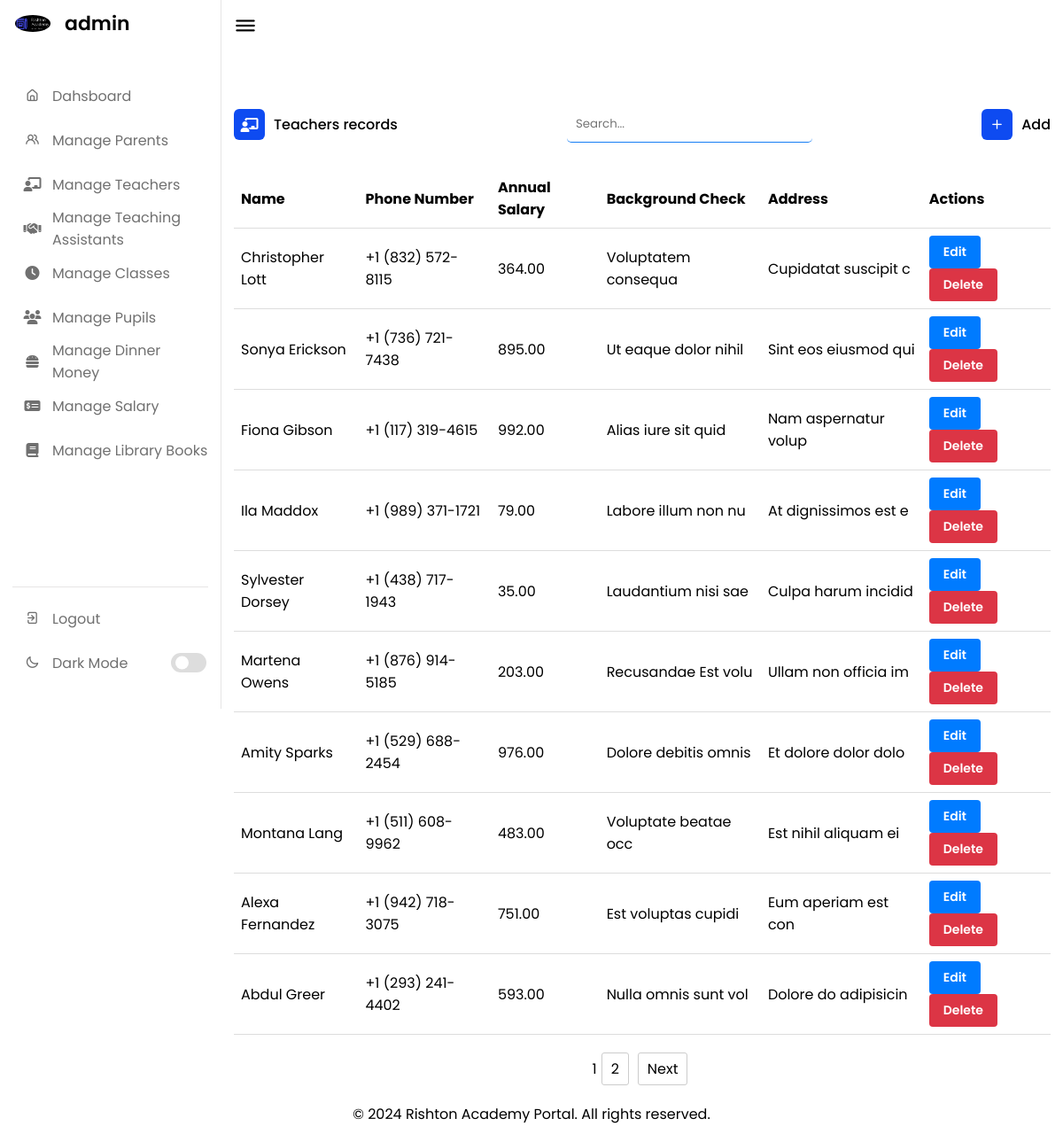
Page /manage_teachers.php (signed in) on the committed database.
### tables this page shows
CREATE TABLE `teachers` (
  `TeacherID` int(11) NOT NULL,
  `Name` varchar(100) NOT NULL,
  `Address` varchar(255) DEFAULT NULL,
  `PhoneNumber` varchar(20) DEFAULT NULL,
  `AnnualSalary` decimal(10,2) DEFAULT NULL,
  `BackgroundCheck` text DEFAULT NULL
);

### manage_teachers.php (the view, shortened to what this page needs)
<?php
require_once('./config/connection.php');
require_once('./includes/head.php');
require_once('./includes/nav.php');
require_once('./config/helper.php');
$records_per_page = 10;
$current_page = isset($_GET['page']) ? (int)$_GET['page'] : 1;
$start_from = ($current_page - 1) * $records_per_page;
$query = "SELECT * FROM teachers LIMIT $start_from, $records_per_page";
$data = fetchData($query, $connect);
?>
<div class="dash-content">
    <div class="activity">
        <div class="title">
            <div class="left">
                <i class="fas fa-chalkboard-teacher"></i>
                <span class="text">Teachers records</span>
            </div>
            <input type="sraerch" onkeyup="searchData(this, 'process/teacher/search')" name="search" placeholder="Search..." id="search">
            <div class="right">
                <a href="./teacher_add"><i class="uil uil-plus"></i>
                    <span class="text">Add</span></a>
            </div>
        </div>
        <div class="table-responsive">
            <table class="table table-bordered table-striped">
                <thead>
                    <tr>
                        <th>Name</th>
                        <th>Phone Number</th>
                        <th>Annual Salary</th>
                        <th>Background Check</th>
                        <th>Address</th>
                        <th>Actions</th>
                    </tr>
                </thead>
                <tbody>
                    <?php foreach ($data as $val) : ?>
                        <tr>
                            <td><?= $val['Name'] ?></td>
                            <td><?= $val['PhoneNumber'] ?></td>
                            <td><?= $val['AnnualSalary'] ?></td>
                            <td><?= $val['BackgroundCheck'] ?></td>
                            <td><?= $val['Address'] ?></td>
                            <td>
                                <button class="btn btn-sm btn-primary"><a href="./teacher_add?id=<?= $val['TeacherID'] ?>" class="btn-a">Edit</a></button>
                                <button class="btn btn-sm btn-danger" onclick="return confirm('are you sure want to delete this record?')"><a href="./process/teacher/delete?id=<?= $val['TeacherID'] ?>" class="btn-a">Delete</a></button>
                            </td>
                        </tr>
                    <?php endforeach; ?>
                </tbody>
            </table>
            <?php
            $total_records_query = "SELECT COUNT(*) AS total FROM teachers";
            $total_records_result = mysqli_query($connect, $total_records_query);
            $total_records = mysqli_fetch_assoc($total_records_result)['total'];
            $base_url = './manage_teachers';
            echo paginate($current_page, $total_records, $records_per_page, $base_url);
            ?>
        </div>
    </div>
</div>
</section>
<?php
require_once('includes/footer.php');
?>

### assets/css/style.css (style rules this page uses)
* { margin: 0; padding: 0; outline: none; box-sizing: border-box; font-family: 'Poppins', sans-serif; }
:root { --primary-color: #0E4BF1; --panel-color: #FFF; --text-color: #000; --black-light-color: #707070; --border-color: #e6e5e5; --toggle-color: #DDD; --box1-color: #4DA3FF; --box2-color: #FFE6AC; --box3-color: #E7D1FC; --title-icon-color: #fff; --tran-05: all 0.5s ease; --tran-03: all 0.3s ease; --tran-03: all 0.2s ease; }
body, html { min-height: 100vh; margin: 0; }
.dashboard .dash-content { padding-top: 50px; }
.dash-content .title { display: flex; align-items: center; margin: 60px 0 30px 0; }
.dash-content .title i { position: relative; height: 35px; width: 35px; background-color: var(--primary-color); border-radius: 6px; color: var(--title-icon-color); display: flex; align-items: center; justify-content: center; }
.dash-content .title .text { font-weight: 500; color: var(--text-color); margin-left: 10px; }
table { width: 100%; border-collapse: collapse; margin-bottom: 20px; }
th, td { padding: 8px; text-align: left; border-bottom: 1px solid #ddd; }
th, td { background-color: var(--panel-color); color: var(--text-color); }
.btn { display: inline-block; padding: 8px 16px; font-size: 14px; font-weight: 600; text-align: center; text-decoration: none; cursor: pointer; border: none; border-radius: 4px; transition: background-color 0.3s; }
.btn-primary { color: #fff; background-color: #007bff; }
.btn-danger { color: #fff; background-color: #dc3545; }
.btn-a { text-decoration: none; color: #fff; }
.title { display: flex; align-items: center; justify-content: space-between; }
.title .left { display: flex; align-items: center; }
.title .right a { display: flex; align-items: center; text-decoration: none; }
#search { border: 0px; border-bottom: 1px solid #0876f4f0; border-radius: 5px; background-color: var(--panel-color); color: var(--text-color); padding: 10px; }

### rows in the picture
teachers: Name "Christopher Lott", PhoneNumber "+1 (832) 572-8115", AnnualSalary "364.00", BackgroundCheck "Voluptatem consequa", Address "Cupidatat suscipit c"
teachers: Name "Sonya Erickson", PhoneNumber "+1 (736) 721-7438", AnnualSalary "895.00", BackgroundCheck "Ut eaque dolor nihil", Address "Sint eos eiusmod qui"
teachers: Name "Fiona Gibson", PhoneNumber "+1 (117) 319-4615", AnnualSalary "992.00", BackgroundCheck "Alias iure sit quid", Address "Nam aspernatur volup"
teachers: Name "Ila Maddox", PhoneNumber "+1 (989) 371-1721", AnnualSalary "79.00", BackgroundCheck "Labore illum non nu", Address "At dignissimos est e"
teachers: Name "Sylvester Dorsey", PhoneNumber "+1 (438) 717-1943", AnnualSalary "35.00", BackgroundCheck "Laudantium nisi sae", Address "Culpa harum incidid"
teachers: Name "Martena Owens", PhoneNumber "+1 (876) 914-5185", AnnualSalary "203.00", BackgroundCheck "Recusandae Est volu", Address "Ullam non officia im"
teachers: Name "Amity Sparks", PhoneNumber "+1 (529) 688-2454", AnnualSalary "976.00", BackgroundCheck "Dolore debitis omnis", Address "Et dolore dolor dolo"
teachers: Name "Montana Lang", PhoneNumber "+1 (511) 608-9962", AnnualSalary "483.00", BackgroundCheck "Voluptate beatae occ", Address "Est nihil aliquam ei"
teachers: Name "Alexa Fernandez", PhoneNumber "+1 (942) 718-3075", AnnualSalary "751.00", BackgroundCheck "Est voluptas cupidi", Address "Eum aperiam est con"
teachers: Name "Abdul Greer", PhoneNumber "+1 (293) 241-4402", AnnualSalary "593.00", BackgroundCheck "Nulla omnis sunt vol", Address "Dolore do adipisicin"

### other values in the picture
$_SESSION['ADMINNAME'] "admin"
